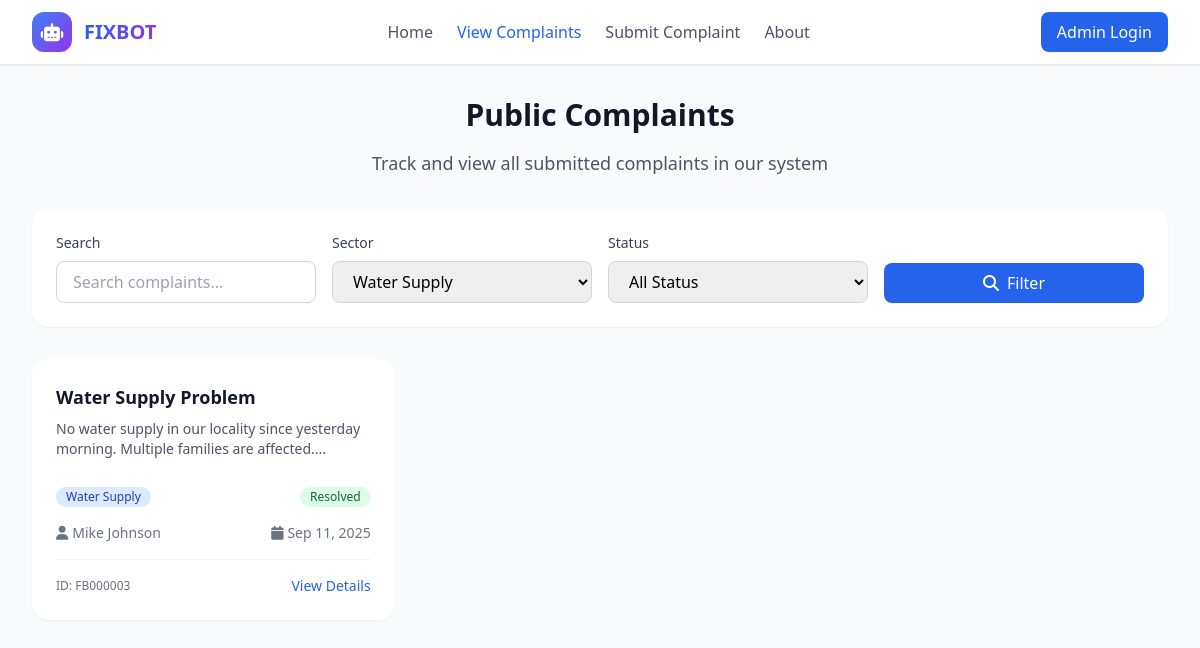
/public_complaints.php?sector=Water Supply, run on the app's committed database.
### tables this page shows
CREATE TABLE `complain` (
  `id` int(11) NOT NULL AUTO_INCREMENT,
  `name` varchar(50) NOT NULL,
  `email` varchar(100) NOT NULL,
  `phone` varchar(15) NOT NULL,
  `address` text NOT NULL,
  `title` varchar(100) NOT NULL,
  `description` text NOT NULL,
  `sector` varchar(50) NOT NULL,
  `status` varchar(20) DEFAULT 'pending',
  `priority` varchar(10) DEFAULT 'medium',
  `assigned_to` varchar(50) DEFAULT NULL,
  `created_at` timestamp NOT NULL DEFAULT CURRENT_TIMESTAMP,
  `updated_at` timestamp NOT NULL DEFAULT CURRENT_TIMESTAMP ON UPDATE CURRENT_TIMESTAMP,
  PRIMARY KEY (`id`),
  KEY `idx_status` (`status`),
  KEY `idx_priority` (`priority`),
  KEY `idx_sector` (`sector`),
  KEY `idx_created_at` (`created_at`),
  KEY `idx_assigned_to` (`assigned_to`)
);

### public_complaints.php (the view, shortened to what this page needs)
<?php
require_once 'dbconfig.php';
$search = $_GET['search'] ?? '';
$sector = $_GET['sector'] ?? '';
$page = intval($_GET['page'] ?? 1);
$limit = 12;
$where_conditions = [];
if ($sector && $sector !== 'all') {
    $where_conditions[] = "sector = '" . mysqli_real_escape_string($conn, $sector) . "'";
}
$where_clause = !empty($where_conditions) ? 'WHERE ' . implode(' AND ', $where_conditions) : '';
$offset = ($page - 1) * $limit;
$query = "SELECT * FROM complain $where_clause ORDER BY created_at DESC LIMIT $limit OFFSET $offset";
$result = mysqli_query($conn, $query);
$complaints = [];
while ($row = mysqli_fetch_assoc($result)) {
    $complaints[] = $row;
}
$sector_query = "SELECT DISTINCT sector FROM complain WHERE sector IS NOT NULL ORDER BY sector";
$sector_result = mysqli_query($conn, $sector_query);
$sectors = [];
while ($row = mysqli_fetch_assoc($sector_result)) {
    $sectors[] = $row['sector'];
}
?>
<!DOCTYPE html>
<html lang="en">
<head>
    <script src="https://cdn.tailwindcss.com"></script>
    <link rel="stylesheet" href="https://cdnjs.cloudflare.com/ajax/libs/font-awesome/6.4.0/css/all.min.css">
</head>
<body class="bg-gray-50">
    <header class="bg-white shadow-sm border-b">
        <div class="max-w-7xl mx-auto px-4 sm:px-6 lg:px-8">
            <div class="flex items-center justify-between h-16">
                <div class="flex items-center space-x-3">
                    <div class="w-10 h-10 bg-gradient-to-br from-blue-500 to-purple-600 rounded-xl flex items-center justify-center">
                        <i class="fas fa-robot text-white text-lg"></i>
                    </div>
                    <span class="text-xl font-bold bg-gradient-to-r from-blue-600 to-purple-600 bg-clip-text text-transparent">
                    </span>
                </div>
                <nav class="hidden md:flex space-x-6">
                    <a href="index.php" class="text-gray-600 hover:text-blue-600">Home</a>
                    <a href="public_complaints.php" class="text-blue-600 font-medium">View Complaints</a>
                    <a href="complaintform.php" class="text-gray-600 hover:text-blue-600">Submit Complaint</a>
                    <a href="about.php" class="text-gray-600 hover:text-blue-600">About</a>
                </nav>
                <a href="admin/" class="bg-blue-600 text-white px-4 py-2 rounded-lg hover:bg-blue-700">
                    Admin Login
                </a>
            </div>
        </div>
    </header>
    <main class="max-w-7xl mx-auto px-4 sm:px-6 lg:px-8 py-8">
        <div class="text-center mb-8">
            <h1 class="text-3xl font-bold text-gray-900 mb-4">Public Complaints</h1>
            <p class="text-lg text-gray-600">Track and view all submitted complaints in our system</p>
        </div>
        <div class="bg-white rounded-2xl p-6 shadow-sm mb-8">
            <form method="GET" class="grid grid-cols-1 md:grid-cols-4 gap-4">
                <div>
                    <label class="block text-sm font-medium text-gray-700 mb-2">Search</label>
                    <input type="text" name="search" value="<?php echo htmlspecialchars($search); ?>"
                           placeholder="Search complaints..."
                           class="w-full border border-gray-300 rounded-lg px-4 py-2 focus:ring-2 focus:ring-blue-500 focus:border-blue-500">
                </div>
                <div>
                    <label class="block text-sm font-medium text-gray-700 mb-2">Sector</label>
                    <select name="sector" class="w-full border border-gray-300 rounded-lg px-4 py-2 focus:ring-2 focus:ring-blue-500 focus:border-blue-500">
                        <?php foreach ($sectors as $s): ?>
                            <option value="<?php echo htmlspecialchars($s); ?>" <?php echo $sector === $s ? 'selected' : ''; ?>>
                                <?php echo htmlspecialchars($s); ?>
                            </option>
                        <?php endforeach; ?>
                    </select>
                </div>
                <div>
                    <label class="block text-sm font-medium text-gray-700 mb-2">Status</label>
                    <select name="status" class="w-full border border-gray-300 rounded-lg px-4 py-2 focus:ring-2 focus:ring-blue-500 focus:border-blue-500">
                        <option value="">All Status</option>
                    </select>
                </div>
                <div class="flex items-end">
                    <button type="submit" class="w-full bg-blue-600 text-white px-4 py-2 rounded-lg hover:bg-blue-700">
                        <i class="fas fa-search mr-2"></i>Filter
                    </button>
                </div>
            </form>
        </div>
        <div class="grid grid-cols-1 md:grid-cols-2 lg:grid-cols-3 gap-6 mb-8">
            <?php foreach ($complaints as $complaint): ?>
            <div class="bg-white rounded-2xl p-6 shadow-sm hover:shadow-md transition-shadow">
                <div class="flex items-start justify-between mb-4">
                    <div class="flex-1">
                        <h3 class="text-lg font-semibold text-gray-900 mb-2">
                            <?php echo htmlspecialchars($complaint['title']); ?>
                        </h3>
                        <p class="text-sm text-gray-600 mb-3">
                            <?php echo htmlspecialchars(substr($complaint['description'], 0, 120)) . '...'; ?>
                        </p>
                    </div>
                </div>
                <div class="flex items-center justify-between mb-4">
                    <span class="inline-flex items-center px-2.5 py-0.5 rounded-full text-xs font-medium bg-blue-100 text-blue-800">
                        <?php echo htmlspecialchars($complaint['sector']); ?>
                    </span>
                    <?php
                    $statusColors = [
                        'pending' => 'bg-yellow-100 text-yellow-800',
                        'in_progress' => 'bg-blue-100 text-blue-800',
                        'resolved' => 'bg-green-100 text-green-800',
                        'closed' => 'bg-gray-100 text-gray-800'
                    ];
                    $status_display = $complaint['status'] ?? 'pending';
                    ?>
                    <span class="inline-flex items-center px-2.5 py-0.5 rounded-full text-xs font-medium <?php echo $statusColors[$status_display]; ?>">
                        <?php echo ucfirst(str_replace('_', ' ', $status_display)); ?>
                    </span>
                </div>
                <div class="flex items-center justify-between text-sm text-gray-500">
                    <div class="flex items-center">
                        <i class="fas fa-user mr-1"></i>
                        <?php echo htmlspecialchars($complaint['name']); ?>
                    </div>
                    <div class="flex items-center">
                        <i class="fas fa-calendar mr-1"></i>
                        <?php echo date('M j, Y', strtotime($complaint['created_at'])); ?>
                    </div>
                </div>
                <div class="mt-4 pt-4 border-t border-gray-100">
                    <div class="flex items-center justify-between">
                        <span class="text-xs text-gray-500">
                            ID: FB<?php echo str_pad($complaint['id'], 6, '0', STR_PAD_LEFT); ?>
                        </span>
                        <button onclick="viewComplaint(<?php echo $complaint['id']; ?>)"
                                class="text-blue-600 hover:text-blue-800 text-sm font-medium">
                            View Details
                        </button>
                    </div>
                </div>
            </div>
            <?php endforeach; ?>
        </div>
    </main>
</body>
</html>

### data on the page
complain: title "Water Supply Problem", description "No water supply in our locality since yesterday morning. Multiple families are affected.", sector "Water Supply", status "Resolved", name "Mike Johnson", created_at "Sep 11, 2025", id "000003"

### other printed values
form field sector "Water Supply"
